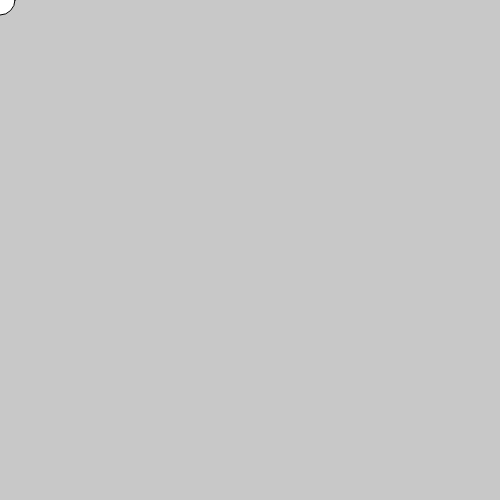
Frame 1 (no input)
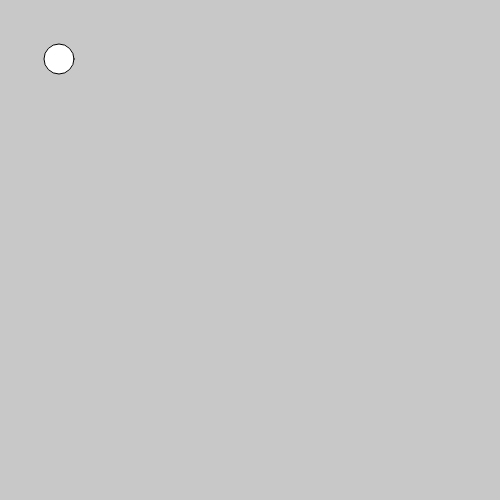
Frame 60 (no input)
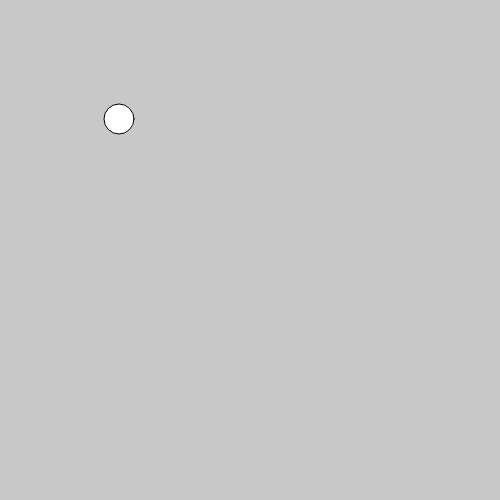
Frame 120 (the mouse pressed at the canvas centre since frame 60)

The p5.js sketch that drew these frames (run headless with seeded random() and noise() and a simulated clock; from frame 60 on, the mouse is pressed at the canvas centre):

// p5.js sketch
// ── sketch.js
function setup(){  
    createCanvas (500,500) ;
    background (200) ;
xSpeed=1 ; 
ySpeed=1 ; 
} 
  



var x = 0; 
var y = 0;
var xSpeed  ;
var ySpeed  ; 

function draw(){
    background(200); 
    ellipse(x,y,30,30);
    if (x>=500){
        xSpeed = -1;
    }
        if (y>=500){
            ySpeed = -1; 

        }
x= x+xSpeed; //x+=xSpeed;

y= y+ySpeed; //y+ySpeed; 
}

// ── drawloop.html
<html> 

<head> 
    <script src="https://cdnjs.cloudflare.com/ajax/libs/p5.js/0.5.11/p5.js"></script>
    <script src="./sketch.js"></script>
</head>
<body> 
    </body>

    </html>
